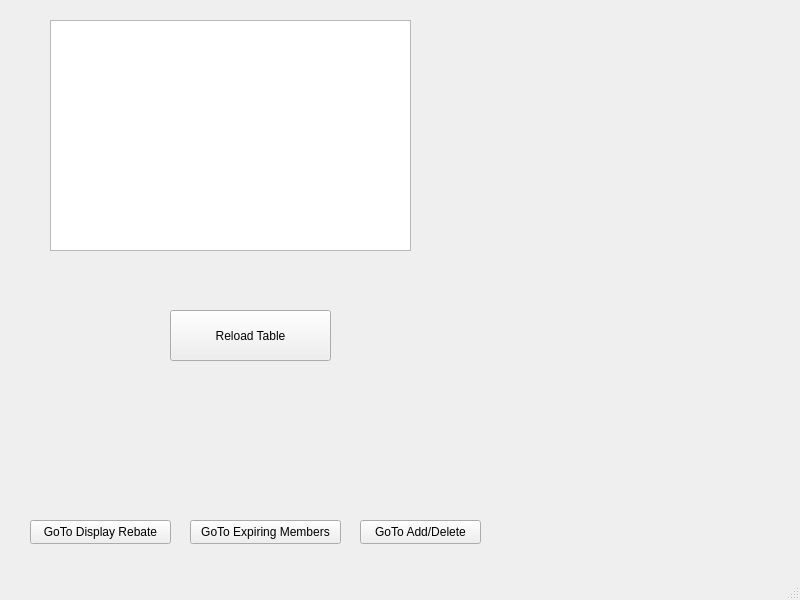
<?xml version="1.0" encoding="UTF-8"?>
<ui version="4.0">
 <class>Login_DB</class>
 <widget class="QMainWindow" name="Login_DB">
  <property name="geometry">
   <rect>
    <x>0</x>
    <y>0</y>
    <width>800</width>
    <height>600</height>
   </rect>
  </property>
  <property name="windowTitle">
   <string>Login_DB</string>
  </property>
  <widget class="QWidget" name="centralwidget">
   <widget class="QTableView" name="tableView">
    <property name="geometry">
     <rect>
      <x>50</x>
      <y>20</y>
      <width>361</width>
      <height>231</height>
     </rect>
    </property>
   </widget>
   <widget class="QPushButton" name="pushButton_loadTable">
    <property name="geometry">
     <rect>
      <x>170</x>
      <y>310</y>
      <width>161</width>
      <height>51</height>
     </rect>
    </property>
    <property name="text">
     <string>Reload Table</string>
    </property>
   </widget>
   <widget class="QPushButton" name="pushButtonGotoAD">
    <property name="geometry">
     <rect>
      <x>360</x>
      <y>520</y>
      <width>121</width>
      <height>24</height>
     </rect>
    </property>
    <property name="text">
     <string>GoTo Add/Delete</string>
    </property>
   </widget>
   <widget class="QPushButton" name="pushButtonGotoDR">
    <property name="geometry">
     <rect>
      <x>30</x>
      <y>520</y>
      <width>141</width>
      <height>24</height>
     </rect>
    </property>
    <property name="text">
     <string>GoTo Display Rebate</string>
    </property>
   </widget>
   <widget class="QPushButton" name="pushButtonGotoEM">
    <property name="geometry">
     <rect>
      <x>190</x>
      <y>520</y>
      <width>151</width>
      <height>24</height>
     </rect>
    </property>
    <property name="text">
     <string>GoTo Expiring Members</string>
    </property>
   </widget>
  </widget>
  <widget class="QMenuBar" name="menubar">
   <property name="geometry">
    <rect>
     <x>0</x>
     <y>0</y>
     <width>800</width>
     <height>21</height>
    </rect>
   </property>
  </widget>
  <widget class="QStatusBar" name="statusbar"/>
 </widget>
 <resources/>
 <connections/>
</ui>
